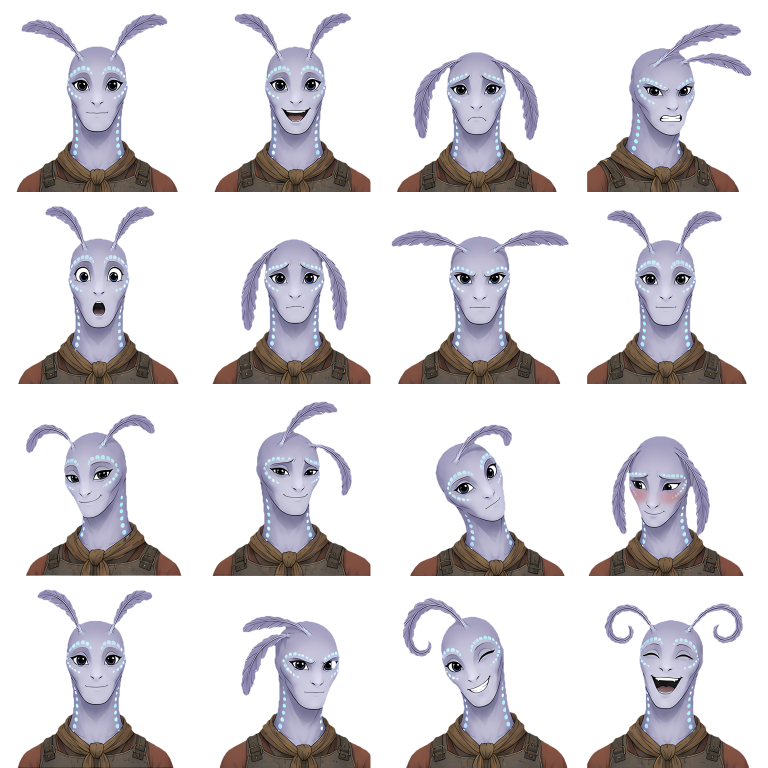
#> input picture Lattice/Assets/_Project/Art/Portraits/Dov_Natural.png, 2304 x 2304 px (shown at 1/3 size)
$ python -i c10_intake.py   (imports and definitions only)
#> lines starting #> are read from the running program, lines starting #| are printed output that depends on the picture; after the words box and inside, x2 and y2 are one past the last pixel; in counts of white or black regions, pixels touching at a corner belong together
#!/usr/bin/env python3
"""Chapter 3 (Xylos) intake: prepares the generated pieces of tools/meshy/c10_xylos_batch.py for GenIntake.BuildPrefix,
the way tools/c9_intake.py does for chapter 2.

  python tools/c10_intake.py views --only Thornback     # look first: four sides, then four from the gameplay camera's height
  python tools/c10_intake.py prepare                    # every finished piece: strip, albedo, emission mask, intake row
  python tools/c10_intake.py prepare --only OkhariBody  # the rigged body alone: its clean FBX is what the reskins repaint
  python tools/c10_intake.py portraits                  # the eight atlases and the patrol's card, assembled for PortraitIntake.ImportNamed

Static pieces: strip the FBX's embedded textures (Blender), keep a <=1024 albedo and an emission mask, add an intake row.
The Okhari body: Meshy's rigged FBX is stripped and wears the texture of the mesh it was rigged from. Reskins: Meshy
repainted an existing body on its original UVs, so the new texture goes on the ORIGINAL clean model and the row copies the
source's clips. A retexture is then graded to its portrait's colours (GRADE): they come back darker than they were asked.

A creature's row names its enemy only once that EnemyDef asset exists (GenIntake rejects an unknown enemy). So after
XylosBuilder has defined the chapter's enemies, run `prepare` again for the creatures and re-stage them: the row then binds
the prefab, the Rootwarden (a biped on the husk rig) gets its recoil layer, and a boss that BossController.Occludes names
keeps its occlusion-fade shader variant.

Then, from PowerShell:
  & .\\scripts\\exec-when-green.ps1 -Method Lattice.EditorTools.GenIntake.BuildPrefix -Marker GEN_INTAKE_OK -ExtraArgs @('-intake-prefix','Thornback,Sporecaster')
  & .\\scripts\\exec-when-green.ps1 -Method Lattice.EditorTools.PortraitIntake.ImportNamed -Marker PORTRAIT_INTAKE_OK -ExtraArgs @('-portrait-names','Ruva_Natural,Teo_Natural')
"""
from __future__ import annotations

import argparse
import json
import subprocess
import sys
from pathlib import Path

from PIL import Image

sys.path.insert(0, str(Path(__file__).resolve().parent))
from emission_mask import extract  # noqa: E402

ROOT = Path(__file__).resolve().parents[1]
GEN = ROOT / "art-src/Generated/C10-Xylos"
INTAKE = ROOT / "docs/art/intake.json"
ENEMY_DEFS = ROOT / "Lattice/Assets/_Project/Resources/Definitions/EnemyDef"
# The floor the pieces are seen against in the review's second strip, as linear RGB: here the jungle's. None keeps the
# preview's neutral dark grey.
GROUND = "0.115,0.14,0.045"

# id: (size in metres, fit, emission key or None, folder, yaw). Creatures are static meshes that code animates.
STATIC = {
    "Thornback": (2.6, "length", None, "Enemies", 0),
    "Sporecaster": (1.5, "height", "lamp", "Enemies", 0),
    # Two flight bodies are sized for the drawnScale their definitions already carry (XylosBuilder.Enemies: 1.4 and 1.6,
    # chosen for the stand-ins), so they are drawn at 2.2 m and 2.4 m without anyone retuning.
    "Podskimmer": (1.6, "length", "lamp", "Enemies", -90),   # its nose lies along the mesh's X, as the patrol cutter's does
    "Seedthane": (5.5, "height", "lamp", "Enemies", 0),
    "Floodcrown": (8.0, "length", "lamp", "Enemies", 0),
    "SnagvineNode": (1.5, "length", "lime", "Enemies", 0),
    "SeedBarge": (16.0, "length", None, "Environment", -90),   # bow along +Z, the rudder leaf astern
    "SeedHouse": (11.0, "height", "lamp", "Environment", 0),
    "RootArch": (6.5, "height", None, "Environment", 0),
    "MarketAwning": (2.6, "height", None, "Environment", 0),
    "SluiceGate": (3.4, "height", None, "Environment", 0),
    # Binna's three baskets: a pick-up among ordinary plants, so its red and orange pods glow a little. Its pods hang on
    # the front (+Z); from behind it is mostly leaf.
    "SpicePodPlant": (1.1, "height", "orange", "Environment", 0),
}
# The knot came out as a wheel standing on its rim with its heart to the front; flight is seen from above, so it lies
# on its back with the heart up. (A pitch on a model that is already the right way up lays it flat: D213.)
PITCH = {"SnagvineNode": -90}
# How hard a creature's amber parts glow (GenIntake's default is 1.5, a lantern's): enough to pick the sac, the crop, the
# pods and the crown out of a dark frame without washing out what is painted on them.
GLOW = {"Sporecaster": .7, "Podskimmer": .7, "Seedthane": .9, "Floodcrown": 1.1, "SnagvineNode": .9, "SpicePodPlant": .6}
# id: (file stem of the rigged body, size). RuvaBody is the Okhari body as it was made, from her own portrait.
BODY = {"OkhariBody": ("OkhariBody", 1.4), "RuvaBody": ("OkhariBody", 1.4)}
# id: (source intake id, folder, size, emission key, fit or None to keep the source's)
RESKIN = {
    "TeoBody": ("OkhariBody", "Characters", 1.45, None, None),
    "BinnaBody": ("OkhariBody", "Characters", 1.38, None, None),
    "SennBody": ("OkhariBody", "Characters", 1.32, None, None),
    "JaskBody": ("OkhariBody", "Characters", 1.15, None, None),   # an adolescent: the same mesh, shown smaller
    "OkhariGrower": ("OkhariBody", "Characters", 1.4, None, None),
    # The script's two carrier hands have portraits and no order for a body: these are colour grades of coats already
    # paid for (TEXTURE_OF), so each stands in a skin of their own beside the grower they would otherwise share.
    "GaroBody": ("OkhariBody", "Characters", 1.46, None, None),
    "DabbBody": ("OkhariBody", "Characters", 1.5, None, None),
    "HaddaBody": ("Mira", "Characters", 1.84, "amber", None),
    "Reedstalker": ("Ridgehound", "Enemies", 2.8, "amber", None),
    "Rootwarden": ("SentinelHusk", "Enemies", 2.6, "amber", None),
    # "source" keeps the source's own glow mask: the repaint shares its UVs, so the survey drone's lens and vent are the
    # claim drone's emitter and vent, where an orange key would light the whole hazard-yellow hull.
    "ClaimDrone": ("SurveyDrone", "Enemies", 2.4, "source", "length"),
}
TINT = {"ClaimDrone": "#FF5A2E", "SpicePodPlant": "#FF6A3A"}
TEXTURE_OF = {"GaroBody": "TeoBody", "DabbBody": "OkhariGrower"}
# A retexture comes back darker and more saturated than the portrait it was asked to match (Jask's pale yellow-green skin
# arrived as deep leaf green at a third of the brightness). Each band is a colour match measured against the portrait
# sheet: (hue from, hue to, hue shift in degrees, saturation scale, value gamma). Gamma under 1 lifts.
GRADE: dict[str, list[tuple[float, float, float, float, float]]] = {
    "TeoBody": [(62, 125, -30, .8, .6), (20, 50, 0, .75, 1)],        # olive skin, not forest green; mustard, not orange
    "JaskBody": [(50, 125, -13, .5, .35)],                           # pale yellow-green skin
    "SennBody": [(0, 360, 12, .6, .56)],                             # bark brown going grey, not near black
    "BinnaBody": [(62, 125, -15, .6, .85), (345, 20, 0, .72, 1)],    # spring green; rust red, not signal red
    "OkhariGrower": [(62, 125, 0, .75, .75)],
    "GaroBody": [(62, 125, 78, .9, .6), (20, 50, 0, .7, 1)],         # Teo's oilcloth, on teal-green skin
    "DabbBody": [(62, 125, -35, .8, .55)],                           # the grower's plain smock, on olive-yellow skin
    "Rootwarden": [(0, 360, 0, 1, .8)],                              # its legs are near the colour of the hall it guards
    # Hadda's second coat is the right colours at a fifth of the light: near-black teal hair, slate skin gone to shadow.
    "HaddaBody": [(0, 360, 0, .8, .5), (135, 172, -50, .7, .48), (172, 205, 30, .9, .45), (15, 65, 0, .5, .4)],
}
CLIPS = [{"state": state, "path": "Assets/_Project/Art/Animation/UAL-Skeleton.fbx", "name": "Armature|Armature|Armature|" + clip}
         for state, clip in (("Idle", "Idle_Loop"), ("Walk", "Walk_Loop"), ("Attack", "Sword_Attack"))]
# id: the emission key of a new body whose own texture carries glowing marks (chapter 3's bodies have none).
BODY_KEY: dict[str, str] = {}
# id: fields laid over the finished row, for what the tables above don't say: a hero's `character` and `form`, `vanes`,
# or `clips_of` (take the clip list of another row, as a hero's forms take the first heroes').
ROW: dict[str, dict] = {}
PORTRAIT_REFS = None   # where the portrait sheets are, when not this batch's refs folder
# body stem: the share of its height under which tools/blender/cut_bridges.py cuts faces that join the legs.
CUT_BRIDGES: dict[str, float] = {}


# [21 lines left out: function configure, not called in this run]


def rel(path: Path) -> str:
    return path.relative_to(ROOT).as_posix()


def blender(script: str, *args: str, timeout: int = 600) -> None:
    subprocess.run(["powershell", "-NoProfile", "-ExecutionPolicy", "Bypass", "-File", "scripts/blender.ps1", "-Script",
                    f"tools/blender/{script}", "-TimeoutSec", str(timeout), *args], cwd=ROOT, check=True, timeout=timeout + 50)


# [119 lines left out: functions strip, albedo, livery, colorize, grade, emission, not called in this run]


def tint(key: str | None) -> str:
    return {"lamp": "#FFB62E", "amber": "#FFB62E", "bulb": "#FFC46B", "lime": "#D6F23A", "cyan": "#7FEFF5", "magenta": "#E0338A", "livid": "#E0338A"}.get(key, "#FF8046")


# [122 lines left out: functions enemy_of, source_model, views, overlay, prepare, not called in this run]


def regrid(sheet: Path, out: Path) -> None:
    """The generated atlases drift a few pixels off an even 4x4 grid, and tools/portraits_redo_slice.py cuts on the even
    one, so a flared frill lost its tip to the next cell. Find each sheet's own gutters and lay the sixteen cells back
    on exact quarters: columns split at the middle of the white gap, rows three pixels inside the end of the bust above,
    so every bust is cut clean by its cell's bottom edge and no pale hairline is left under it."""
#> called with out = 'out.png'
    import numpy as np
    image = Image.open(sheet).convert("RGB")
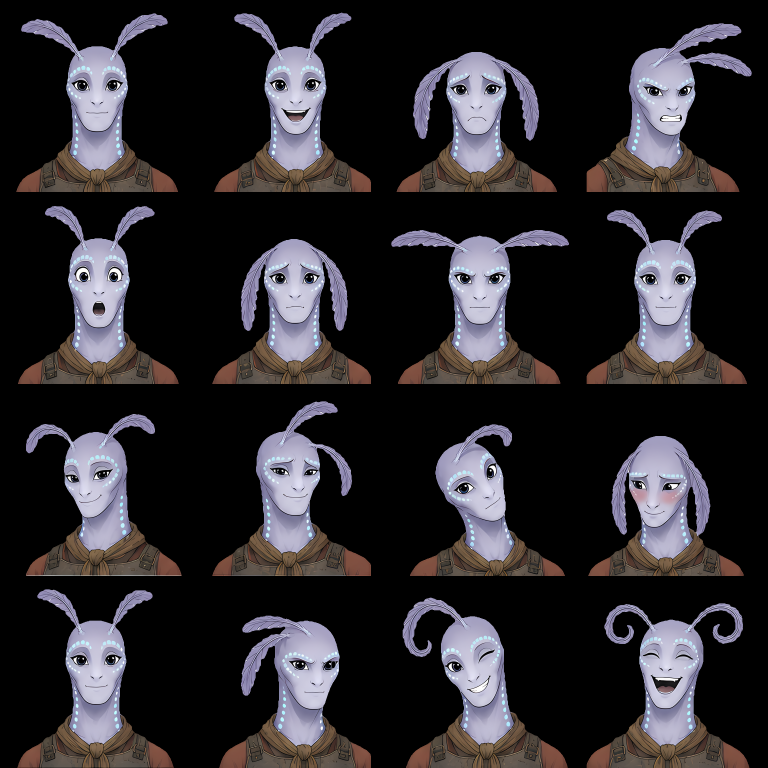
#> image: PIL image 2304x2304 RGB (shown at 1/3 size); mean R, G, B 43.6, 40.9, 44.8
    side = image.width
#> side = 2304
    if image.size != (side, side) or side % 4:
        raise ValueError(f"portrait sheet must be square with a side divisible by four: {sheet}")
    cell = side // 4
#> cell = 576
    ink = (np.asarray(image) < 225).any(axis=2)
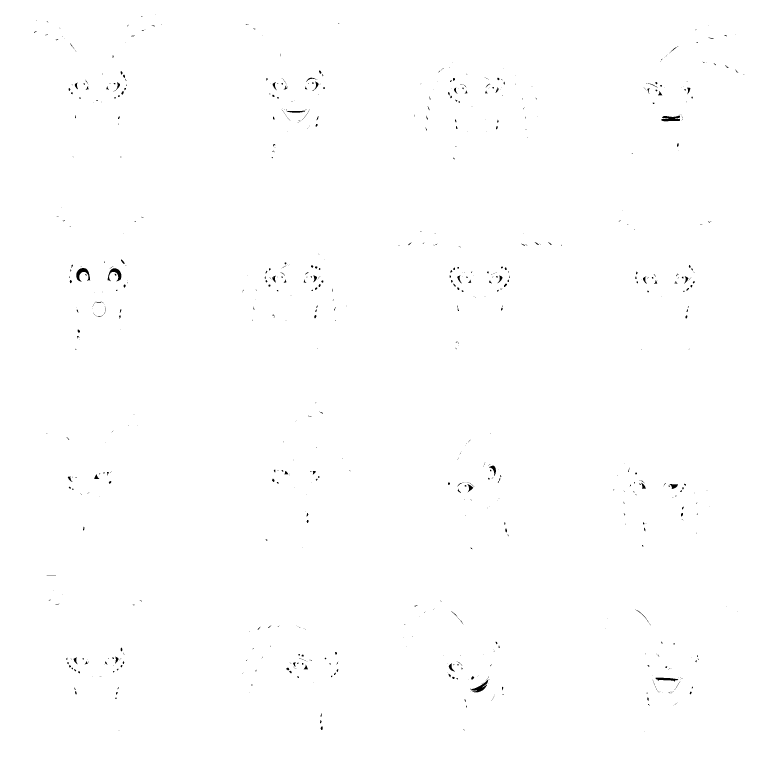
#> ink: shape (2304, 2304) bool (shown at 1/3 size); 99.7% white; 839 black regions (627 under 20 px), largest, box (x1, y1, x2, y2) and area: (229, 804, 271, 845) 710, (1984, 347, 2040, 364) 686, (1411, 2038, 1465, 2077) 660
    # Broad shoulders can meet the next bust's across a column (Dabb's do), so columns are found between the heads:
    # the upper three fifths of each row of cells.
    heads = (np.arange(side) % cell) < cell * .6
    across, down = ink[heads].sum(axis=0), ink.sum(axis=1)
#> across = 2304 values, max 1384 at index 0, min 1320 at index 354, mean 1378.5; down = 2304 values, max 2304 at index 0, min 2194 at index 832, mean 2297.4

    def gap(profile, k: int, start_of_gap: bool) -> int:
        lo, hi = cell * k - cell // 6, cell * k + cell // 6
        clear = [i for i in range(lo, hi) if profile[i] <= 2]
        if not clear:
            raise ValueError(f"no white gutter near {cell * k} on {sheet.name}")
        runs, run = [], [clear[0]]
        for i in clear[1:]:
            if i == run[-1] + 1:
                run.append(i)
            else:
                runs.append(run)
                run = [i]
        runs.append(run)
        best = max(runs, key=lambda r: (len(r), -abs(r[len(r) // 2] - cell * k)))
        return best[0] - 3 if start_of_gap else best[len(best) // 2]

    last = max(i for i in range(side) if down[i] > 2)
#> last = 2303
    xs = [0, *(gap(across, k, False) for k in (1, 2, 3)), side]
#> in gap, `clear = [i for i in range(lo, hi) if profile[i] <= 2]`: clear = []
    ys = [0, *(gap(down, k, True) for k in (1, 2, 3)), min(side, last - 2)]
    result = Image.new("RGB", (side, side), "white")
    crops = [image.crop((xs[c], ys[r], xs[c + 1], ys[r + 1])) for r in range(4) for c in range(4)]
    boxes = [Image.eval(crop, lambda v: 255 if v < 225 else 0).convert("L").getbbox() for crop in crops]   # where the drawing is
    # A sheet whose widest cell is drawn wider than a quarter (an Ilu's antennae flung out sideways) is laid out a
    # little smaller, every cell by the same amount, so no expression changes the size of the face.
    widest = max(box[2] - box[0] for box in boxes if box)
    tallest = max(box[3] - box[1] for box in boxes if box)
    shrink = min(1, (cell + 6) / widest, (cell + 6) / tallest)
    if shrink < .8:
        raise ValueError(f"a cell of {sheet.name} is far larger than a quarter of the sheet ({widest} x {tallest})")
    if shrink < 1:
        crops = [crop.resize((round(crop.width * shrink), round(crop.height * shrink)), Image.Resampling.LANCZOS) for crop in crops]
        boxes = [Image.eval(crop, lambda v: 255 if v < 225 else 0).convert("L").getbbox() for crop in crops]
        print("C10_REGRID_SHRUNK", sheet.name, round(shrink, 3))
    for r in range(4):
        for c in range(4):
            crop, box = crops[r * 4 + c], boxes[r * 4 + c]
            # Centre across, keep the bust on the cell's bottom edge; trim or pad only white. A drawing a few pixels
            # over the cell loses them from the shoulders or the bust's foot, never from the crown or a frill.
            x = (cell - crop.width) // 2
            y = cell - crop.height
            if box:
                wide, tall = box[2] - box[0], box[3] - box[1]
                x = -(box[0] + (wide - cell) // 2) if wide > cell else min(max(x, -box[0]), cell - box[2])
                y = -box[1] if tall > cell else min(max(y, -box[1]), cell - box[3])
            tile = Image.new("RGB", (cell, cell), "white")
            tile.paste(crop, (x, y))
            result.paste(tile, (c * cell, r * cell))
    out.parent.mkdir(parents=True, exist_ok=True)
    result.save(out)
    print("C10_REGRID", sheet.name, "columns", xs[1:4], "rows", ys[1:])


# [48 lines left out: functions key_pockets, keep_white_clothes, not called in this run]


# Teo's Neutral, the face every plain line of his uses, was drawn with one frill; his other fifteen have two.
MIRROR_FRILL = {"Teo_Natural": (0,)}
# Sheets whose speaker wears white to the bottom of the bust (see keep_white_clothes).
WHITE_CLOTHES: tuple[str, ...] = ()
# id: (hue in degrees, saturation) laid over the whole coat after GRADE (see colorize).
COLORIZE: dict[str, tuple[float, float]] = {}
# id: bands of (hue from, hue to, saturation floor, dark colour, light colour, value low, value high) laid over the coat
# after GRADE and before COLORIZE (see livery).
LIVERY: dict[str, list[tuple[float, float, float, str, str, float, float]]] = {}
# id: (min saturation, min value[, opening in pixels]): what LIVERY leaves as GRADE made it, a coat's lit lamps and lenses.
KEEP: dict[str, tuple[float, ...]] = {}


# [108 lines left out: functions mirror_frill, portraits, patrol_card, not called in this run]


PORTRAITS = ["Ruva_Natural", "Teo_Natural", "Binna_Natural", "Jask_Natural", "Senn_Natural", "Hadda_Natural",
             "Garo_Natural", "Dabb_Natural", "Patrol_Natural"]


# [14 lines left out: function main, not called in this run]


# [2 lines not run here, left out]

#> (the run stopped early here; a loop or call above may not have finished)
